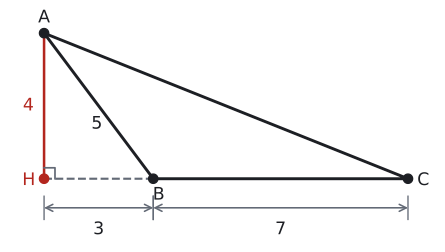

Source code (Python):
import sys; sys.path.insert(0, "tools")
from cizim import *

# Alıştırma 3: B'de geniş açı. |BC| = 7, |HB| = 3, |AH| = 4, |AB| = 5.
P = lambda x, y: np.array([float(x), float(y)])
uz = lambda X, Y: float(np.linalg.norm(X - Y))
def dik(K, X, Y, r):
    """K köşesinde KX ile KY arasındaki dik açı işareti (r: kenar boyu)."""
    a_ = (X - K) / uz(X, K) * r; b_ = (Y - K) / uz(Y, K) * r
    ax.plot(*zip(K + a_, K + a_ + b_, K + b_), color=SOLUK, lw=1.3)
def kenar(X, Y, metin, G, d, renk=YAZI, fs=13):
    """[XY] kenarının ortasına, G'den uzak yana d kadar açıkta etiket."""
    M = (X + Y) / 2; t = (Y - X) / uz(X, Y); n = np.array([-t[1], t[0]])
    if np.dot(n, M - G) < 0: n = -n
    ax.text(*(M + d * n), metin, ha="center", va="center", color=renk, fontsize=fs)
def olcu(X, Y, metin, kay, renk=SOLUK, fs=13):
    """X ile Y arasında, kay vektörü kadar kaydırılmış oklu ölçü çizgisi; yazı çizginin dışında."""
    kay = np.array(kay, dtype=float); X2, Y2 = X + kay, Y + kay
    ax.annotate("", xy=Y2, xytext=X2, arrowprops=dict(arrowstyle="<->", color=renk, lw=1.2, shrinkA=0, shrinkB=0))
    for Z in (X, Y): ax.plot(*zip(Z + kay * 0.6, Z + kay * 1.4), color=renk, lw=1)
    M = (X2 + Y2) / 2 + 0.75 * kay
    ax.text(*M, metin, ha="center", va="center", color=YAZI, fontsize=fs)
def harf(X, ad, dx, dy, renk=YAZI):
    nokta(ax, *X, "", renk=renk)
    ax.text(X[0] + dx, X[1] + dy, ad, ha="center", va="center", color=renk, fontsize=13)

H, B, C, A = P(-3, 0), P(0, 0), P(7, 0), P(-3, 4)
print("AB", uz(A, B))
G = (A + B + C) / 3
fig, ax = sekil(6, 3.2)
ax.set_aspect("equal"); ax.axis("off")
ax.plot(*zip(H, B), color=SOLUK, lw=1.6, ls="--")
ax.plot(*zip(B, C, A, B), color=YAZI)
ax.plot(*zip(A, H), color=KIRMIZI, lw=1.9)
dik(H, A, B, 0.3)
harf(A, "A", 0, 0.42); harf(B, "B", 0.15, -0.45); harf(C, "C", 0.42, -0.05); harf(H, "H", -0.42, -0.05, KIRMIZI)
ax.text(-3.28, 2, "4", ha="right", va="center", color=KIRMIZI, fontsize=13)
M = (A + B) / 2
ax.text(M[0] - 0.05, M[1] - 0.5, "5", ha="center", va="center", fontsize=13)
olcu(H, B, "3", (0, -0.8)); olcu(B, C, "7", (0, -0.8))
ax.set_xlim(-4.0, 7.8); ax.set_ylim(-1.8, 4.7)
kaydet(fig, __file__)
